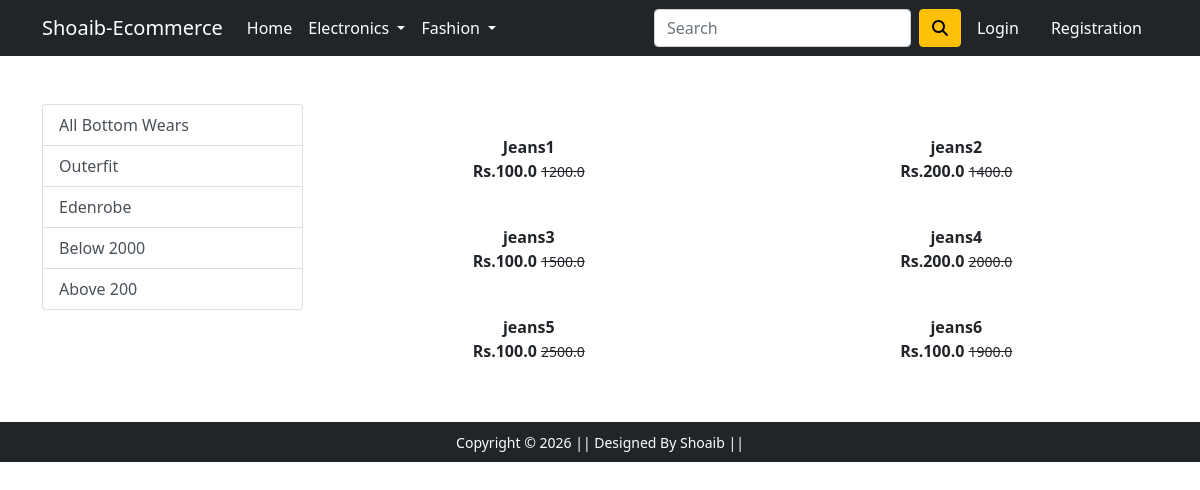
The app's page /jeans/ with its own data.
### app/models.py (models this page shows, shortened)
class Product(models.Model):
    title = models.CharField(max_length=50)
    Selling_price=models.FloatField()
    discounted_price=models.FloatField()
    description=models.TextField()
    brand = models.CharField(max_length=100)
    category = models.CharField(choices=CATEGORY_CHOICES,max_length=100)
    product_img =models.ImageField(upload_to='productimg')

### app/views.py (the view)
# urls.py: path('jeans/', views.jeans, name='jeans'),
def jeans(request,data =None):
 total_items = 0
 if request.user.is_authenticated:
  total_items = len(Cart.objects.filter(user=request.user))
 if data == None:
  jeans=Product.objects.filter(category='BW')
 elif data =='outerfit' or data =='Edenrobe':
  jeans = Product.objects.filter(category='BW').filter (brand=data)
 elif data == 'below':
  jeans = Product.objects.filter(category='BW').filter(Selling_price__lt=2000)
 elif data == 'above':
  jeans = Product.objects.filter(category='BW').filter(Selling_price__gt=2000)
 return render(request, 'app/bottom_wear.html',{'jeans':jeans,'total_items':total_items})

### app/templates/app/bottom_wear.html (shortened to what this page needs)
{% extends 'app/base.html' %}
{% load static %}
{% block main-content %}
<div class="container my-5">
 <div class="row">
  <div class="col-sm-3">
   <div class="list-group">
    <a href="{% url 'jeans' %}" class="list-group-item
    list-group-item-action" aria-current="true">All Bottom Wears </a>
    <a href="{% url 'jeansdata' 'outerfit' %}" class="list-group-item
    list-group-item-action" aria-current="true">Outerfit </a>
    <a href="{% url 'jeansdata' 'Edenrobe' %}" class="list-group-item
    list-group-item-action">Edenrobe</a>
    <a href="{% url 'jeansdata' 'below' %}" class="list-group-item
    list-group-item-action">Below 2000</a>
    <a href="{% url 'jeansdata' 'above' %}" class="list-group-item
    list-group-item-action">Above 200</a>
  </div>
  </div>
  <div class="col-sm-9">
  <div class="row">
   {% for product in jeans %}
   <div class="col-sm-6 text-center mb-1">
    <a href="{% url 'product-detail' product.id %}" class="btn">
     <div class="item">
      <div class="fw-bold">{{product.title}}</div>
      <div class="fw-bold">Rs.{{product.discounted_price}}
      <small class="fw-light text-decoration-line-through">{{product.Selling_price}}</small>
      </div>
      </div>
     </a>
   </div>
   {% endfor %}
  </div>
  </div>
 </div>
</div>
{% endblock main-content %}

### records on screen
Product: title "Jeans1", discounted_price "100.0", Selling_price "1200.0"
Product: title "jeans2", discounted_price "200.0", Selling_price "1400.0"
Product: title "jeans3", discounted_price "100.0", Selling_price "1500.0"
Product: title "jeans4", discounted_price "200.0", Selling_price "2000.0"
Product: title "jeans5", discounted_price "100.0", Selling_price "2500.0"
Product: title "jeans6", discounted_price "100.0", Selling_price "1900.0"
